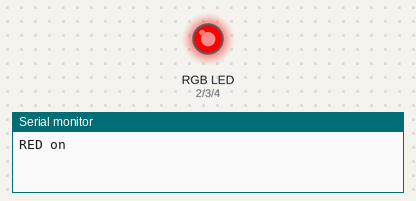
Bench run of a sketch on a simulated Arduino Uno, built with avr-gcc and run on an emulated ATmega328P. On the bench: an RGB LED mixed from three pins (HIGH = lit), the last lines printed to the serial monitor.

Above: at 0.5 s.
At 2.5 s:
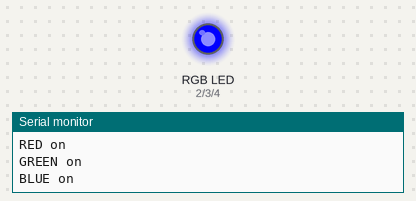
At 3.5 s:
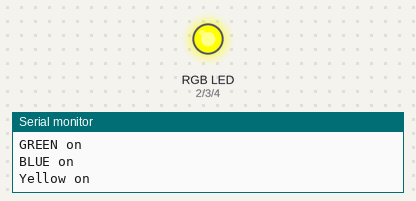
At 4.5 s:
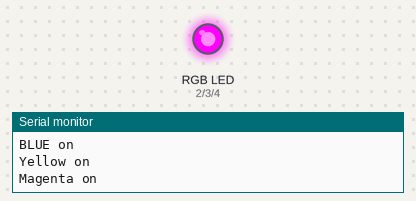
At 6.5 s:
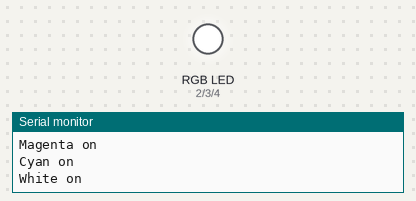
At 8.5 s:
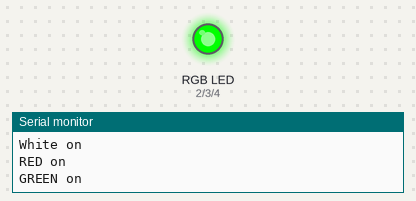
Timing chart, 0 to 9.1 s (numbered marks = the images above):
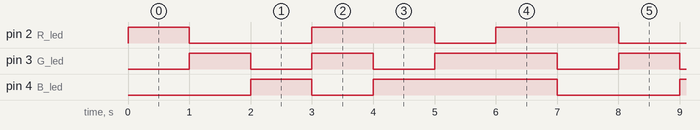

Measured:
- by itself, pin 2 (R_led): repeats every 7.0 s: LOW 2.0 s, HIGH 2.0 s, LOW 1.0 s, HIGH 2.0 s
- by itself, pin 3 (G_led): repeats every 7.0 s: LOW 1.0 s, HIGH 1.0 s, LOW 1.0 s, HIGH 2.0 s, LOW 1.0 s, HIGH 1.0 s
- by itself, pin 4 (B_led): repeats every 7.0 s: LOW 1.0 s, HIGH 3.0 s, LOW 2.0 s, HIGH 1.0 s

The sketch:

078_RGB_LED.ino
```cpp
int R_led =2;                  //2번핀에R핀연결
int G_led =3;                  //3번핀에G핀연결
int B_led =4; ;                //4 번핀에B핀연결

void setup() {
  pinMode(R_led, OUTPUT);     // 2번핀을출력으로설정
  pinMode(G_led, OUTPUT);     // 3번핀을출력으로설정
  pinMode(B_led, OUTPUT);     // 4번핀을출력으로설정

  Serial.begin(9600);         // 9600속도로시리얼통신시작
}


void loop() {
   Serial.println("RED on");        // 빨간색 LED 켜짐
    digitalWrite(R_led,HIGH);
    digitalWrite(G_led,LOW);
    digitalWrite(B_led,LOW);
    delay(1000);                    // 1초 동안

    Serial.println("GREEN on");       // 초록색 LED 켜짐
    digitalWrite(R_led,LOW);
    digitalWrite(G_led,HIGH);
    digitalWrite(B_led,LOW);
    delay(1000);                      // 1초 동안

    Serial.println("BLUE on");        // 파란색 LED 켜짐
    digitalWrite(R_led,LOW);
    digitalWrite(G_led,LOW);
    digitalWrite(B_led,HIGH);
    delay(1000);                     // 1초 동안

    Serial.println("Yellow on");      // 노란색 LED 켜짐
    digitalWrite(R_led,HIGH);
    digitalWrite(G_led,HIGH);
    digitalWrite(B_led,LOW);
    delay(1000);                      // 1초 동안

    Serial.println("Magenta on");     // 자주색 LED 켜짐
    digitalWrite(R_led,HIGH);
    digitalWrite(G_led,LOW);
    digitalWrite(B_led,HIGH);
    delay(1000);                      // 1초 동안

   Serial.println("Cyan on");         // 청록색 LED 켜짐
   digitalWrite(R_led,LOW);
   digitalWrite(G_led,HIGH);
   digitalWrite(B_led,HIGH);
   delay(1000);                       // 1초 동안

   Serial.println("White on");        // 흰색 LED 켜짐
   digitalWrite(R_led,HIGH);
   digitalWrite(G_led,HIGH);
   digitalWrite(B_led,HIGH);
   delay(1000);                       // 1초 동안
}
```
